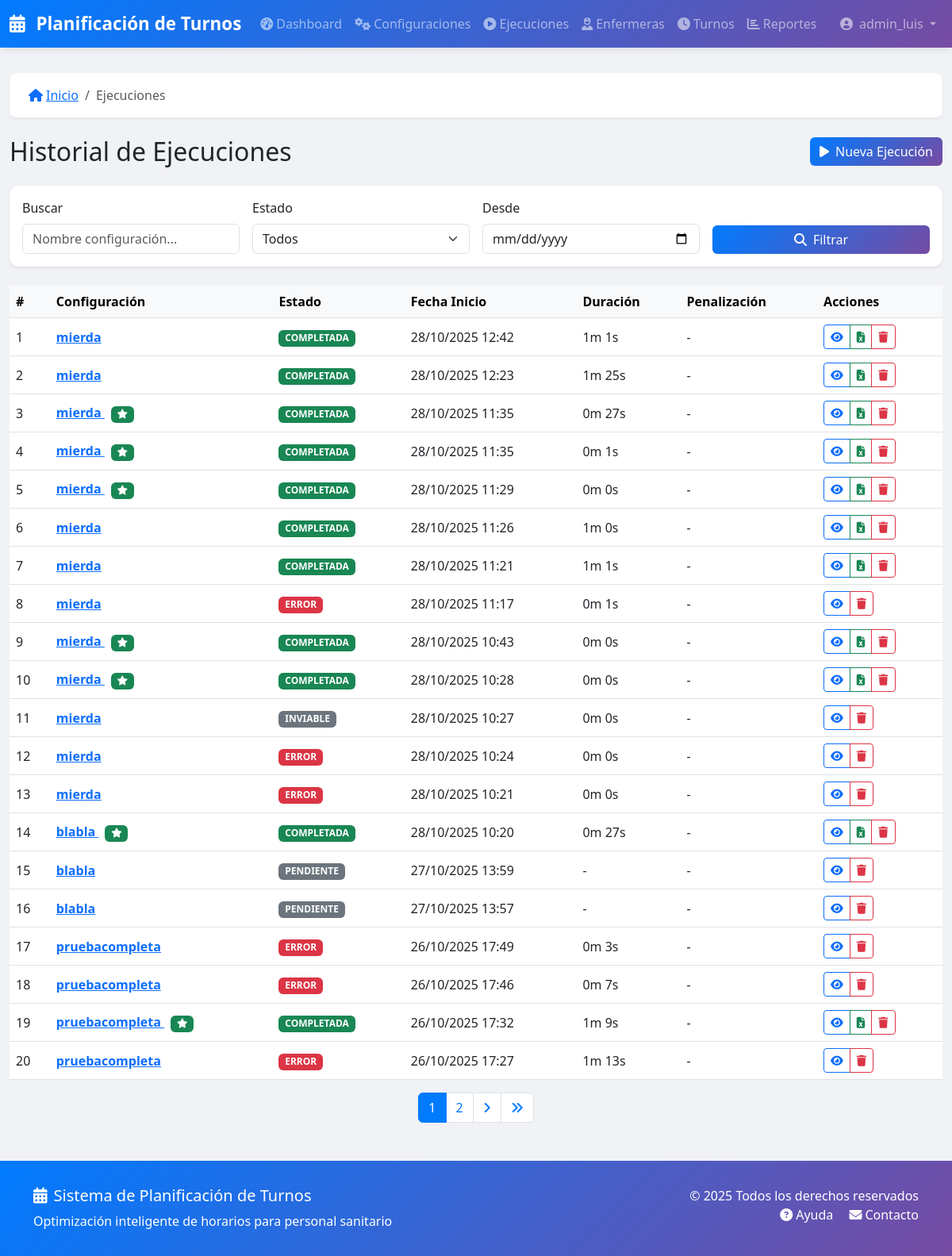
/ejecuciones/ (signed in), run on an earlier commit of the app's database.
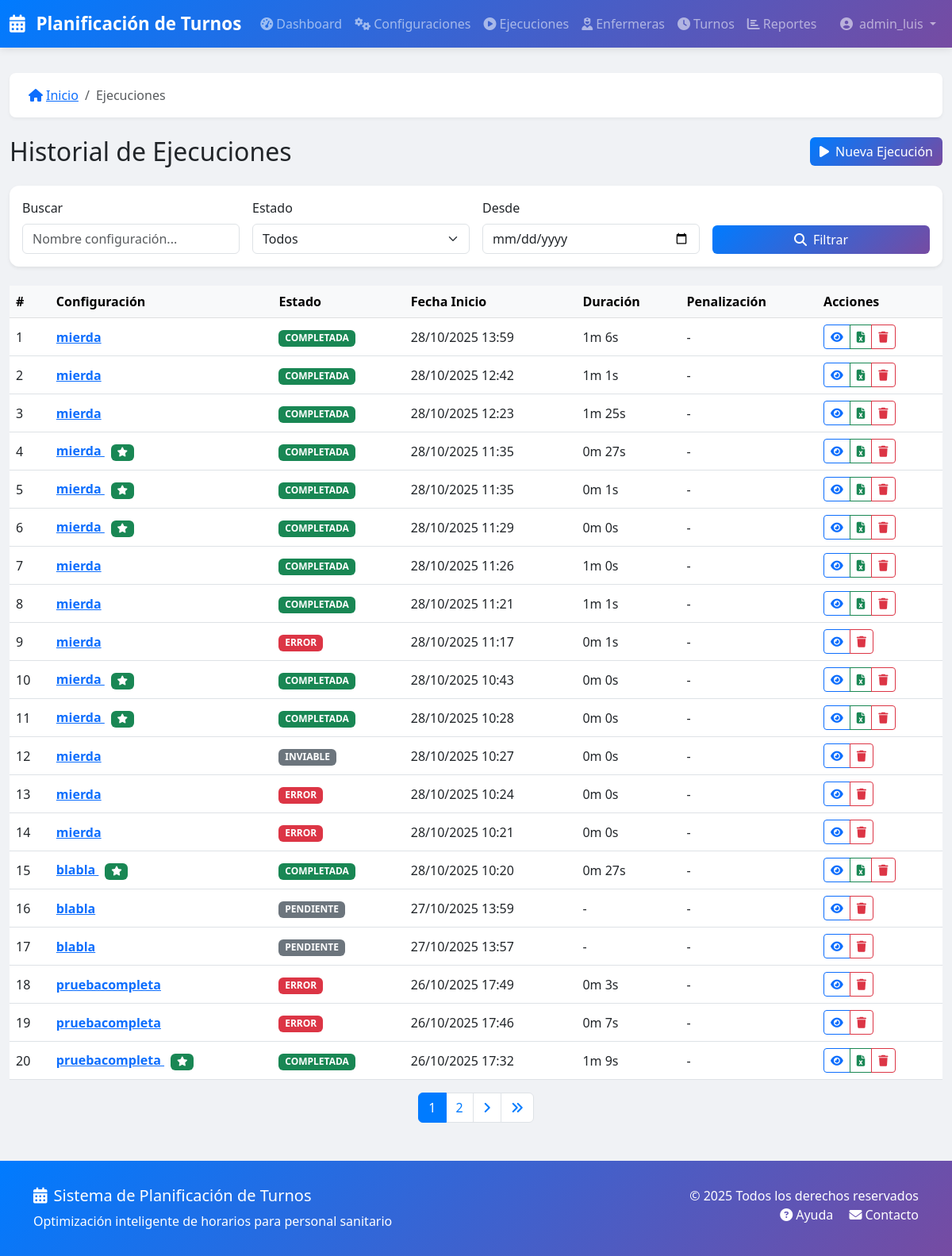
And on a later commit of the database.
### turnos/models.py (models this page shows, shortened)
class Ejecucion(models.Model):
    workspace = models.ForeignKey(
        Workspace,
        on_delete=models.CASCADE,
        related_name='ejecuciones',
        null=True,
        blank=True
    )
    ESTADO_CHOICES = [
        ('PENDIENTE', _('Pendiente')),
        ('PROCESANDO', _('Procesando')),
        ('COMPLETADA', _('Completada')),
        ('INVIABLE', _('Inviable')),
        ('ERROR', _('Error')),
    ]
    configuracion = models.ForeignKey(
        ConfiguracionPlanificacion,
        on_delete=models.CASCADE,
        related_name='ejecuciones',
        verbose_name=_('Configuración')
    )
    estado = models.CharField(_('Estado'), max_length=20, choices=ESTADO_CHOICES, default='PENDIENTE')
    fecha_inicio = models.DateTimeField(_('Fecha de inicio'), auto_now_add=True)
    fecha_fin = models.DateTimeField(_('Fecha de fin'), null=True, blank=True)
    es_optima = models.BooleanField(_('Es óptima'), default=False)
    penalizacion_total = models.FloatField(_('Penalización total'), null=True, blank=True)
    resultado = models.JSONField(_('Resultado'), default=dict, blank=True)
    mensajes = models.JSONField(_('Mensajes'), default=dict, blank=True)
    planilla = models.ForeignKey(
        'Planilla',
        on_delete=models.SET_NULL,
        null=True,
        blank=True,
        related_name='ejecucion_generada',
        verbose_name=_('Planilla')
    )
    class Meta:
        verbose_name = _('Ejecución')
        verbose_name_plural = _('Ejecuciones')
        ordering = ['-fecha_inicio']
    @property
    def duracion(self):
        if self.fecha_fin and self.fecha_inicio:
            delta = self.fecha_fin - self.fecha_inicio
            return delta.total_seconds()
        return None

class ConfiguracionPlanificacion(models.Model):
    workspace = models.ForeignKey(
        Workspace,
        on_delete=models.CASCADE,
        related_name='configuraciones',
        null=True,
        blank=True
    )
    nombre = models.CharField(_('Nombre'), max_length=200)
    descripcion = models.TextField(_('Descripción'), blank=True)
    activa = models.BooleanField(_('Activa'), default=True)
    num_dias = models.IntegerField(
        _('Número de días'),
        validators=[MinValueValidator(7), MaxValueValidator(365)]
    )
    fecha_inicio = models.DateField(_('Fecha de inicio'))
    enfermeras = models.ManyToManyField(Enfermera, verbose_name=_('Enfermeras'))
    turnos = models.ManyToManyField(TipoTurno, verbose_name=_('Turnos'))
    turnos_por_dia = models.ManyToManyField(TipoTurno, verbose_name=_('Turnos por día'),
                                            related_name='config_turnos_por_dia', blank=True)
    demanda_por_turno = models.JSONField(
        _('Demanda por turno'),
        default=dict,
        blank=True
    )
    restricciones_duras = models.JSONField(
        _('Restricciones duras'),
        default=list,
        blank=True,
        null=True
    )
    restricciones_blandas = models.JSONField(
        _('Restricciones blandas'),
        default=list,
        blank=True,
        null=True
    )
    patrones_turnos_json = models.JSONField(
        _('Patrones de turnos (JSON)'),
        default=list,
        blank=True,
        help_text="Patrones configurados dinámicamente desde el formulario"
    )
    patrones_turnos = models.ManyToManyField(
        PatronTurnos,
        blank=True,
        related_name='configuraciones',
        help_text="Patrones predefinidos en la base de datos (legacy)"
    )
    num_trabajadores = models.IntegerField(
        _('Número de trabajadores paralelos'),
        default=4,
        validators=[MinValueValidator(1), MaxValueValidator(8)]
    )
    tiempo_maximo_segundos = models.IntegerField(
        _('Tiempo máximo en segundos'),
        default=60,
        validators=[MinValueValidator(10), MaxValueValidator(600)]
    )
    seed = models.IntegerField(_('Semilla aleatoria'), null=True, blank=True)
    creado_por = models.ForeignKey(User, on_delete=models.SET_NULL, null=True, verbose_name=_('Creado por'))
    fecha_creacion = models.DateTimeField(_('Fecha de creación'), auto_now_add=True, editable=False)
    fecha_modificacion = models.DateTimeField(_('Fecha de modificación'), auto_now=True, editable=False)
    class Meta:
        verbose_name = _('Configuración de Planificación')
        verbose_name_plural = _('Configuraciones de Planificación')
        ordering = ['-fecha_inicio']

### turnos/views.py (the view)
# urls.py: path('ejecuciones/', views.EjecucionListView.as_view(), name='ejecucion_lista'),
class EjecucionListView(LoginRequiredMixin, SearchMixin, FilterMixin, PaginationMixin, ListView):
    model = Ejecucion
    template_name = 'turnos/ejecucion_list.html'
    context_object_name = 'ejecuciones'
    paginate_by = 20
    search_fields = ['configuracion__nombre']
    def get_queryset(self):
        queryset = super().get_queryset()
        queryset = queryset.select_related('configuracion', 'planilla')
        estado = self.request.GET.get('estado')
        if estado:
            queryset = queryset.filter(estado=estado)
        config_id = self.request.GET.get('proyecto_turnos')
        if config_id:
            queryset = queryset.filter(configuracion_id=config_id)
        return queryset.order_by('-fecha_inicio')

### turnos/mixins.py (called while the page is built)
    def get_paginate_by(self, queryset):
        per_page = self.request.GET.get('per_page')
        if per_page and per_page.isdigit():
            return min(int(per_page), 100)  # Máximo 100
        return self.paginate_by

    def get_queryset(self):
        queryset = super().get_queryset()
        search_query = self.request.GET.get(self.search_param)
        if search_query and self.search_fields:
            from django.db.models import Q
            q_objects = Q()
            for field in self.search_fields:
                q_objects |= Q(**{f'{field}__icontains': search_query})
            queryset = queryset.filter(q_objects)
        return queryset

    def get_queryset(self):
        queryset = super().get_queryset()
        for param, field in self.filter_fields.items():
            value = self.request.GET.get(param)
            if value:
                queryset = queryset.filter(**{field: value})
        return queryset

### turnos/templatetags/turnos_extras.py (called while the page is built)
@register.filter
def format_duration(seconds):
    if seconds is None:
        return '-'
    minutes = int(seconds // 60)
    secs = int(seconds % 60)
    return f'{minutes}m {secs}s'

### turnos/templates/turnos/ejecucion_list.html (shortened to what the changed rows need)
{% extends 'base.html' %}
{% load static %}
{% load i18n %}
{% load turnos_extras %}
{% block content %}
<div class="d-flex justify-content-between align-items-center mb-4">
    <h2 class="mb-0">{% trans "Historial de Ejecuciones" %}</h2>
</div>
{% if ejecuciones %}
<div class="table-responsive">
    <table class="table table-hover align-middle">
        <thead class="table-light">
            <tr>
                <th>#</th>
                <th>{% trans "Configuración" %}</th>
                <th>{% trans "Estado" %}</th>
                <th>{% trans "Fecha Inicio" %}</th>
                <th>{% trans "Duración" %}</th>
                <th>{% trans "Penalización" %}</th>
                <th>{% trans "Acciones" %}</th>
            </tr>
        </thead>
        <tbody>
            {% for ejecucion in ejecuciones %}
            <tr>
                <td>{{ forloop.counter }}</td>
                <td>
                    <a href="{% url 'turnos:ejecucion_detalle' ejecucion.id %}" class="fw-bold">
                        {{ ejecucion.configuracion.nombre }}
                    </a>
                    {% if ejecucion.es_optima %}
                        <span class="badge bg-success ms-2">
                            <i class="fas fa-star"></i>
                        </span>
                    {% endif %}
                </td>
                <td>{{ ejecucion.estado|estado_badge }}</td>
                <td>{{ ejecucion.fecha_inicio|date:"d/m/Y H:i" }}</td>
                <td>
                    {% if ejecucion.duracion %}
                        {{ ejecucion.duracion|format_duration }}
                    {% else %}
                        -
                    {% endif %}
                </td>
                <td>
                    {% if ejecucion.penalizacion_total is not None %}
                        <span class="badge bg-{{ ejecucion.penalizacion_total|progress_color }}">
                            {{ ejecucion.penalizacion_total|floatformat:2 }}
                        </span>
                    {% else %}
                        -
                    {% endif %}
                </td>
                <td>
                    <div class="btn-group btn-group-sm">
                        <a href="{% url 'turnos:ejecucion_detalle' ejecucion.id %}"
                           class="btn btn-outline-primary"
                           title="{% trans 'Ver detalles' %}">
                            <i class="fas fa-eye"></i>
                        </a>
                        {% if ejecucion.estado == 'COMPLETADA' %}
                        <a href="{% url 'turnos:ejecucion_exportar_excel' ejecucion.id %}"
                           class="btn btn-outline-success"
                           title="{% trans 'Exportar Excel' %}">
                            <i class="fas fa-file-excel"></i>
                        </a>
                        {% endif %}
                        <a href="{% url 'turnos:ejecucion_eliminar' ejecucion.id %}"
                           class="btn btn-outline-danger"
                           title="{% trans 'Eliminar' %}">
                            <i class="fas fa-trash"></i>
                        </a>
                    </div>
                </td>
            </tr>
            {% endfor %}
        </tbody>
    </table>
</div>
{% if is_paginated %}
<nav>
    <ul class="pagination justify-content-center">
        {% for num in page_obj.paginator.page_range %}
            {% if page_obj.number == num %}
                <li class="page-item active">
                    <span class="page-link">{{ num }}</span>
                </li>
            {% elif num > page_obj.number|add:'-3' and num < page_obj.number|add:'3' %}
                <li class="page-item">
                    <a class="page-link" href="?page={{ num }}{% if request.GET.q %}&q={{ request.GET.q }}{% endif %}">
                        {{ num }}
                    </a>
                </li>
            {% endif %}
        {% endfor %}
    </ul>
</nav>
{% endif %}
{% endif %}
{% endblock %}

What changed in the data, as far as the page shows it:
no longer on this page (row unchanged): Ejecucion: configuracion.nombre "pruebacompleta", estado|estado_badge "ERROR", fecha_inicio "26/10/2025 17:27", duracion "1m 13s"
added Ejecucion: configuracion.nombre "mierda", estado|estado_badge "COMPLETADA", fecha_inicio "28/10/2025 13:59", duracion "1m 6s"
